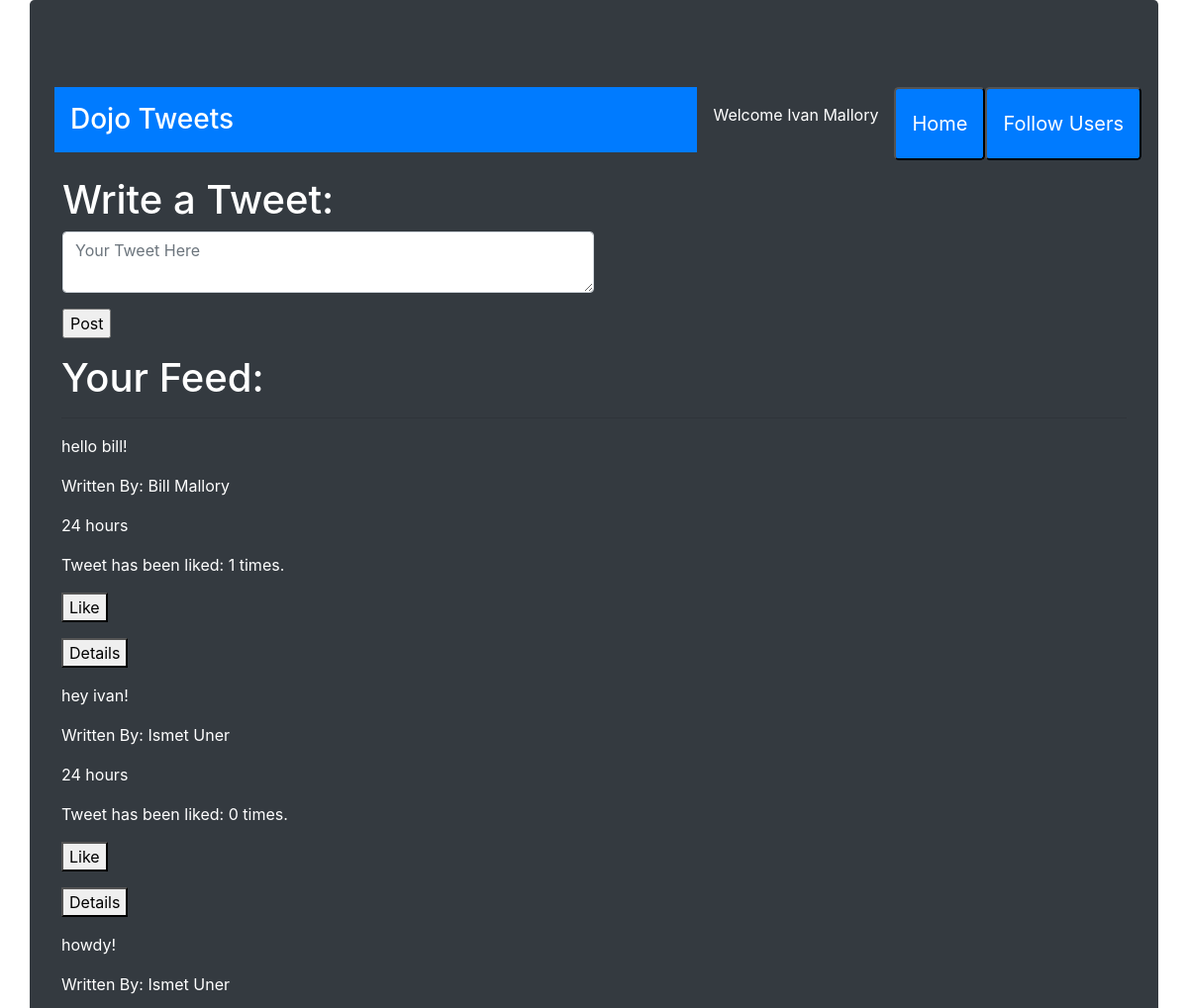
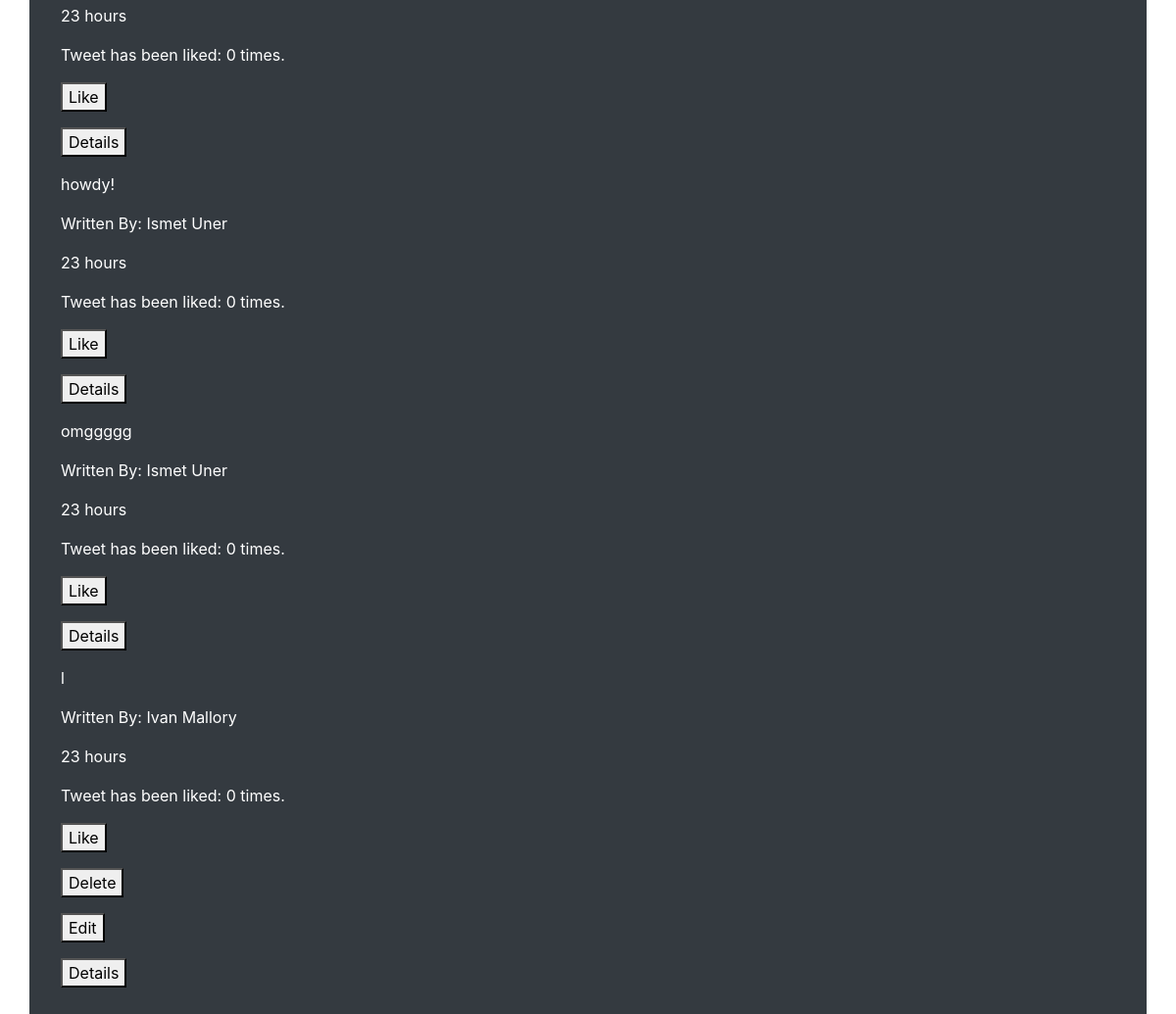
Screenshot of /success (signed in) with the database file from the repository (2 pictures, top to bottom).
### app.py (models this page shows)
class User(db.Model):
    id = db.Column (db.Integer, primary_key=True)
    first_name = db.Column(db.String(45))
    last_name = db.Column(db.String(45))
    email = db.Column(db.String(45))
    password = db.Column(db.String(70))
    tweets_this_user_likes = db.relationship('Tweet', secondary=likes_table, backref="users_who_like_this_tweet")
    users_this_user_is_following = db.relationship('User', secondary=follow_table,
                                primaryjoin="User.id==following.c.follower",
                                secondaryjoin="User.id==following.c.followed")
    users_who_follow_this_user = db.relationship('User', secondary=follow_table,
                                primaryjoin="User.id==following.c.followed",
                                secondaryjoin="User.id==following.c.follower")
    created_at = db.Column(db.DateTime, server_default=func.now())
    updated_at = db.Column(db.DateTime, server_default=func.now(), onupdate=func.now())

class Tweet(db.Model):
    id = db.Column (db.Integer, primary_key=True)
    content = db.Column(db.String(255))
    author_id = db.Column(db.Integer, db.ForeignKey('user.id'), nullable=False)
    author = db.relationship('User', foreign_keys=[author_id], backref="user_tweets")
    created_at = db.Column(db.DateTime, server_default=func.now())
    updated_at = db.Column(db.DateTime, server_default=func.now(), onupdate=func.now())

### app.py (the view)
@app.route('/success')
def success():
    if 'user_id' not in session:
        return redirect("/")
    user = User.query.get(session['user_id'])
    tweets = []
    u_f = user.users_this_user_is_following
    for u in u_f:
        tweets.extend(u.user_tweets)
    tweets.extend(user.user_tweets)
    liked_tweet_ids = user.tweets_this_user_likes
    for tweet in tweets:
        td = datetime.now() - tweet.created_at
        if td.seconds == 0:
            tweet.time_since_secs = 1
        if td.seconds < 60 and td.seconds > 0:
            tweet.time_since_secs = td.seconds
        if td.seconds < 3600:
            tweet.time_since_minutes = round(td.seconds/60) % 60
        if td.seconds > 3660:
            tweet.time_since_hours = round(td.seconds/3600)
        if td.days > 0:
            tweet.time_since_days = td.days
        for tweet in tweets:
            tweet.like_count = len(tweet.users_who_like_this_tweet)
    if user:
        return render_template("dashboard.html", user_data = user, tweet_data = tweets, liked_tweet_ids = liked_tweet_ids)
    else:
        return render_template("dashboard.html")

### templates/dashboard.html (shortened to what this page needs)
<!DOCTYPE html>
<html lang="en">
<head>
    <link rel="stylesheet" href="https://stackpath.bootstrapcdn.com/bootstrap/4.4.1/css/bootstrap.min.css">
</head>
<body>
    <div class="container jumbotron bg-dark text-white">
        <div class="row">
            <h3 class="bg-primary col-md p-3 ml-2">Dojo Tweets</h3>
            <p class="text-center p-3">Welcome {{user_data['first_name']}} {{user_data['last_name']}}</p>
            <button class="btn-lg bg-primary"><a class="text-white" href="/logout">Home</a></button>
            <button class="btn-lg bg-primary"><a class="text-white" href="/users">Follow Users</a></button>
        </div>
        <div class="row">
            <div class="col p-3">
                <h1>Write a Tweet:</h1>
                <form action="/tweets/create" method="POST" id="tweet_form">
                    <textarea class="form-control w-50" name="tweet" placeholder="Your Tweet Here"></textarea>
                    <input class="mt-3" type="submit" value="Post">
                </form>
            </div>
        </div>
        <div class="row">
            <div class="col">
                <h1>Your Feed:</h1>
                <hr>
                <div class="tweet_body">
                    {% for tweet in tweet_data %}
                        <p>{{tweet['content']}}</p>
                        <p>Written By: {{tweet.author.first_name}}  {{tweet.author.last_name}}</p>
                        {% if tweet['time_since_secs'] %}
                        <p>{{tweet['time_since_secs']}} seconds</p>
                        {% elif tweet['time_since_minutes'] %}
                        <p>{{tweet['time_since_minutes']}} minutes</p>
                        {% elif tweet['time_since_hours'] %}
                        <p>{{tweet['time_since_hours']}} hours</p>
                        {% elif tweet['time_since_days'] %}
                        <p>{{tweet['time_since_days']}} days</p>
                        {% endif %}
                        <p>Tweet has been liked: {{tweet['like_count']}} times.</p>
                        {% if tweet in liked_tweet_ids %}
                        <p><a href="/unlike_tweet/{{tweet['id']}}"><button>Unlike</button></a></p>
                        {% else %}
                        <p><a href="/like_tweet/{{tweet['id']}}"><button>Like</button></a></p>
                        {% endif %}
                        {% if tweet['author_id'] == session['user_id'] %}
                        <p><a href="/delete_tweet/{{tweet['id']}}"><button>Delete</button></a></p>
                        <p><a href="/edit_tweet/{{tweet['id']}}"><button>Edit</button></a></p>
                        {% endif %}
                        <p><a href="/tweet_details/{{tweet['id']}}"><button>Details</button></a></p>
                    {% endfor %}
                </div>
            </div>
        </div>
    </div>
</body>
</html>

### rows the page displays
User: first_name "Ivan", last_name "Mallory"
Tweet: content "hello bill!", author.first_name "Bill", author.last_name "Mallory", time_since_hours "24", like_count "1"
Tweet: content "hey ivan!", author.first_name "Ismet", author.last_name "Uner", time_since_hours "24", like_count "0"
Tweet: content "howdy!", author.first_name "Ismet", author.last_name "Uner", time_since_hours "23", like_count "0"
Tweet: content "howdy!", author.first_name "Ismet", author.last_name "Uner", time_since_hours "23", like_count "0"
Tweet: content "omggggg", author.first_name "Ismet", author.last_name "Uner", time_since_hours "23", like_count "0"
Tweet: content "l", author.first_name "Ivan", author.last_name "Mallory", time_since_hours "23", like_count "0"
